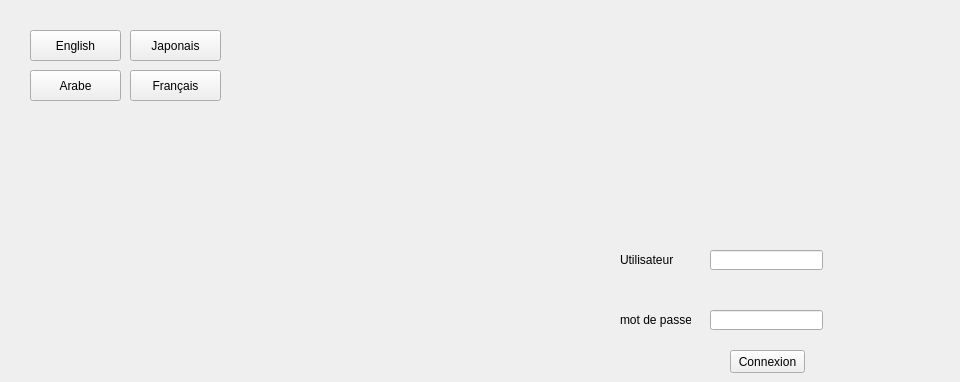
    <widget class="QWidget" name="page_2">
     <widget class="QLineEdit" name="username">
      <property name="geometry">
       <rect>
        <x>710</x>
        <y>250</y>
        <width>113</width>
        <height>20</height>
       </rect>
      </property>
     </widget>
     <widget class="QLineEdit" name="password">
      <property name="geometry">
       <rect>
        <x>710</x>
        <y>310</y>
        <width>113</width>
        <height>20</height>
       </rect>
      </property>
      <property name="echoMode">
       <enum>QLineEdit::Password</enum>
      </property>
     </widget>
     <widget class="QPushButton" name="pushButton_11">
      <property name="geometry">
       <rect>
        <x>730</x>
        <y>350</y>
        <width>75</width>
        <height>23</height>
       </rect>
      </property>
      <property name="text">
       <string>Connexion</string>
      </property>
     </widget>
     <widget class="QLabel" name="label_5">
      <property name="geometry">
       <rect>
        <x>620</x>
        <y>250</y>
        <width>61</width>
        <height>20</height>
       </rect>
      </property>
      <property name="text">
       <string>Utilisateur</string>
      </property>
     </widget>
     <widget class="QLabel" name="label_8">
      <property name="geometry">
       <rect>
        <x>620</x>
        <y>310</y>
        <width>71</width>
        <height>20</height>
       </rect>
      </property>
      <property name="text">
       <string>mot de passe</string>
      </property>
     </widget>
     <widget class="QLabel" name="pic_label">
      <property name="enabled">
       <bool>true</bool>
      </property>
      <property name="geometry">
       <rect>
        <x>440</x>
        <y>100</y>
        <width>511</width>
        <height>121</height>
       </rect>
      </property>
      <property name="contextMenuPolicy">
       <enum>Qt::NoContextMenu</enum>
      </property>
      <property name="toolTip">
       <string>&lt;html&gt;&lt;head/&gt;&lt;body&gt;&lt;p&gt;&lt;br/&gt;&lt;/p&gt;&lt;/body&gt;&lt;/html&gt;</string>
      </property>
      <property name="autoFillBackground">
       <bool>false</bool>
      </property>
      <property name="styleSheet">
       <string notr="true"/>
      </property>
      <property name="frameShadow">
       <enum>QFrame::Plain</enum>
      </property>
      <property name="text">
       <string/>
      </property>
     </widget>
     <widget class="QPushButton" name="pushButton_14">
      <property name="geometry">
       <rect>
        <x>30</x>
        <y>30</y>
        <width>91</width>
        <height>31</height>
       </rect>
      </property>
      <property name="text">
       <string>English</string>
      </property>
     </widget>
     <widget class="QPushButton" name="pushButton_15">
      <property name="geometry">
       <rect>
        <x>130</x>
        <y>30</y>
        <width>91</width>
        <height>31</height>
       </rect>
      </property>
      <property name="text">
       <string>Japonais</string>
      </property>
     </widget>
     <widget class="QPushButton" name="pushButton_47">
      <property name="geometry">
       <rect>
        <x>130</x>
        <y>70</y>
        <width>91</width>
        <height>31</height>
       </rect>
      </property>
      <property name="text">
       <string>Français</string>
      </property>
     </widget>
     <widget class="QPushButton" name="pushButton_48">
      <property name="geometry">
       <rect>
        <x>30</x>
        <y>70</y>
        <width>91</width>
        <height>31</height>
       </rect>
      </property>
      <property name="text">
       <string>Arabe</string>
      </property>
     </widget>
    </widget>
